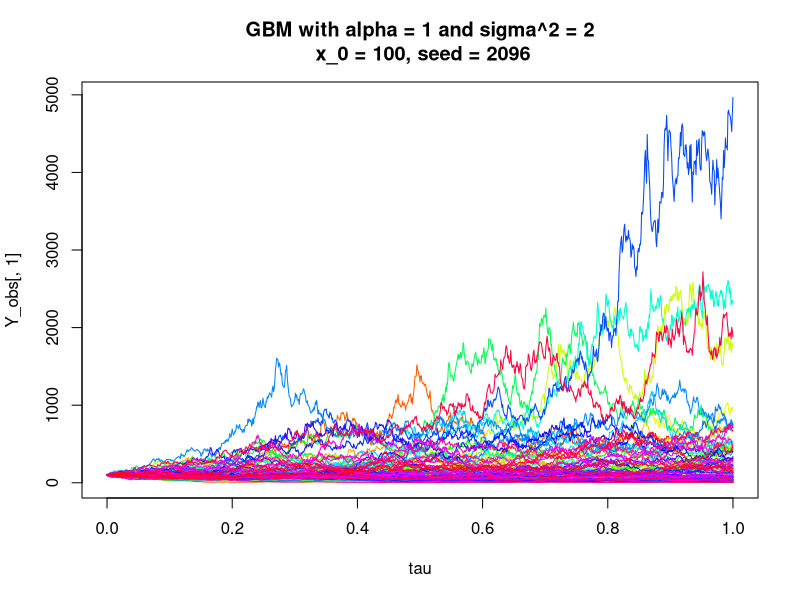
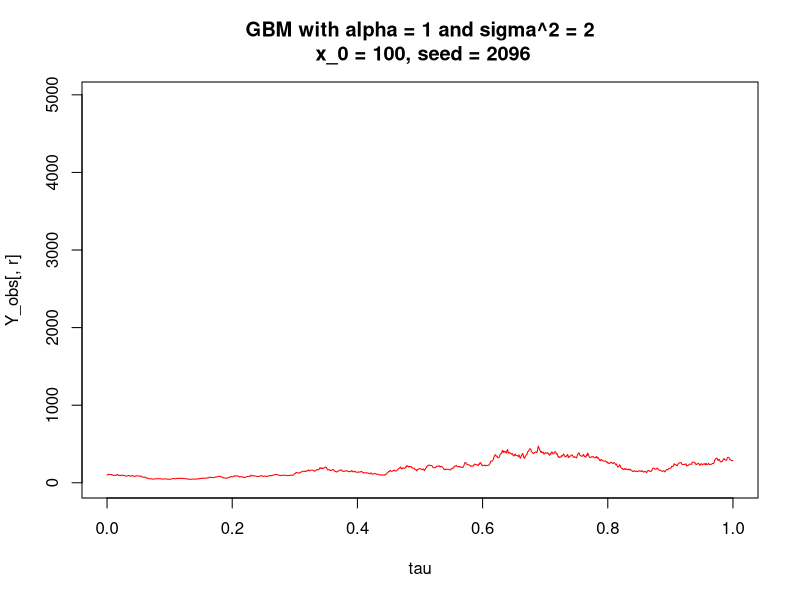
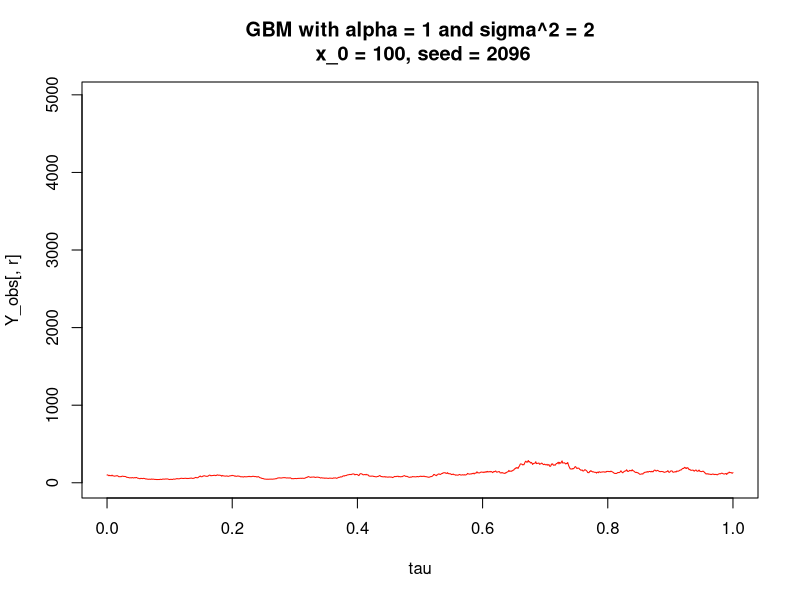
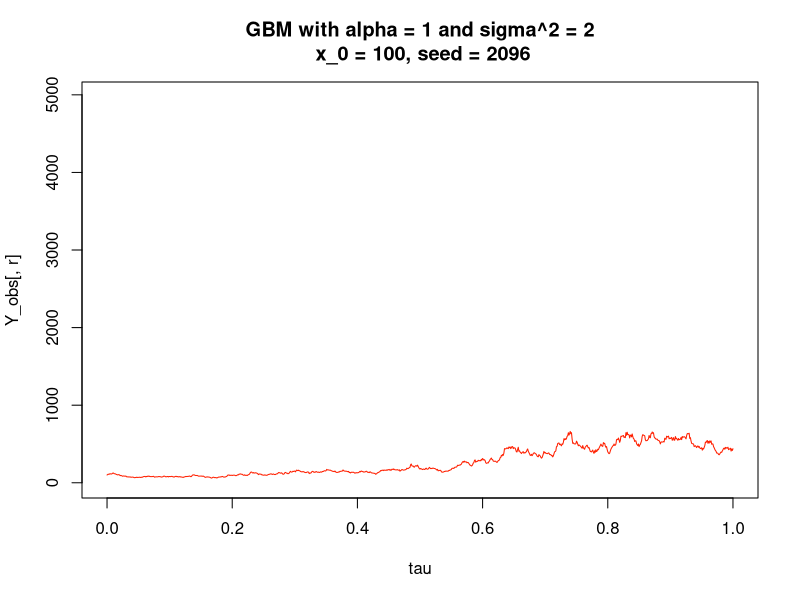
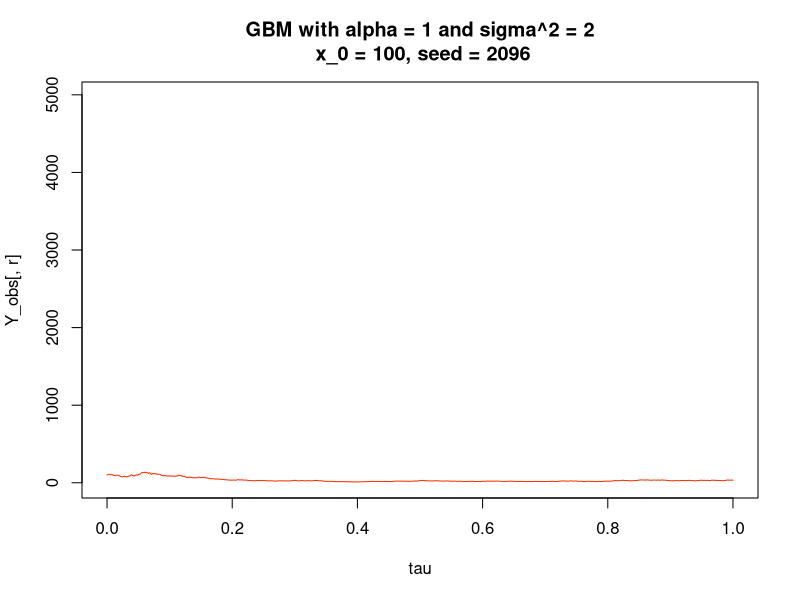
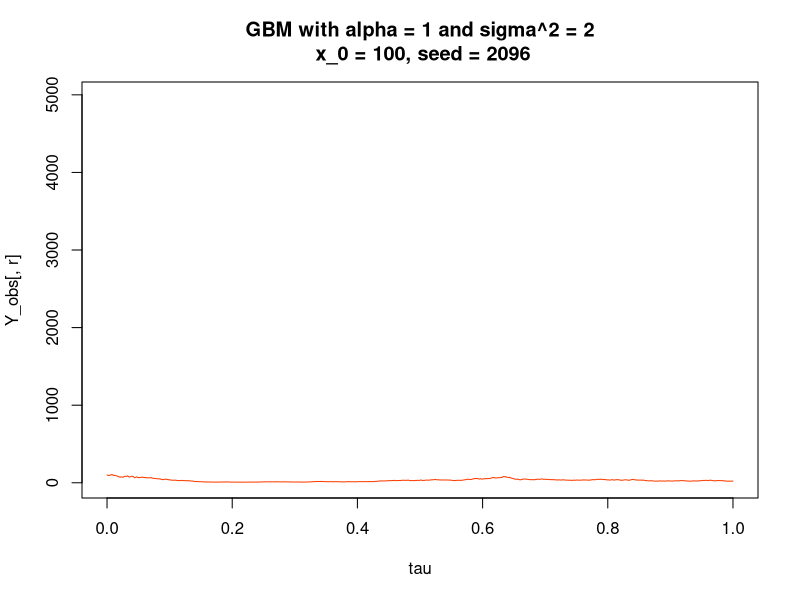
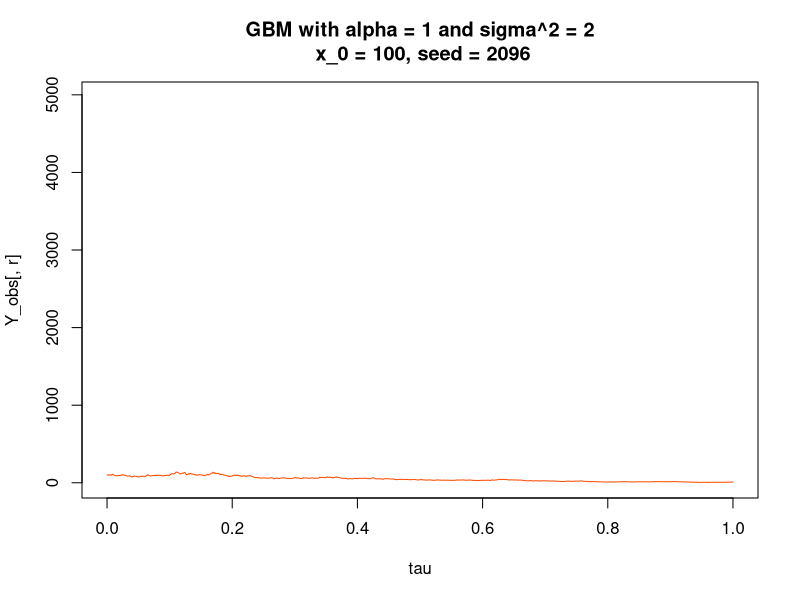
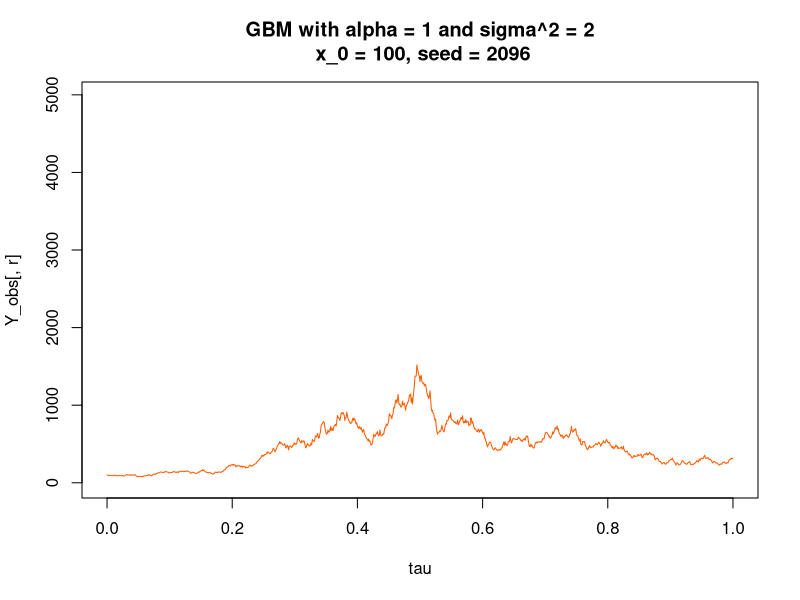

Here is the R script that generated these plots, in order: (Note: this script raises an error after producing the figures.)
# observation generation of a
#
# Geometric Brownian motion
#
#  which fulfills the SDE dX_t = alpha*X_t*dt + sigma*X_t*dB_t, X_0=x_0

theta <- matrix(c(c(1, 2), c(1, 0.25), c(5, 2)), ncol = 3)

set.seed(242)


for (k in 1:ncol(theta)){
  obs_seed <- sample(1:10^4,1)
  set.seed(obs_seed)
  N <- 100 # number of paths

  Time <- 1
  max_M <- 1000
  max_m <- 1
  x_0 <- 100

  delta_t <- Time / (max_M * max_m)
  tau <- seq(from = 0, to = Time, by = delta_t)
  true_theta <- theta[,k]

  Y_obs <- matrix(vector(mode = "numeric", length = length(tau)*N), nrow = length(tau))
  # simulate GBM using the fact that the multiplicative incremetns are log-normally distributed
  Y_obs[1,] <- x_0
  for ( i in 2:length(tau)){
    Y_obs[i,] <- rlnorm(length(Y_obs[i,]), mean = log( Y_obs[i-1,]) +
                         (true_theta[1] - 1/2 * true_theta[2]) * delta_t,
                       sd = sqrt(true_theta[2] * delta_t))
  }


  # seeds for the parameter estiamtion estimation
  estim_seeds <- sample(1:10^4,N)

  # save results
  output_folder <- paste('GBM_alpha_', true_theta[1], "_sigma_", true_theta[2], sep='')
  # data
  if(!dir.exists(output_folder))
  {
    dir.create(output_folder)
  }
  save(tau, Y_obs, obs_seed, true_theta, estim_seeds,
       file = paste(output_folder, '/',  "GBM_obs", '.data', sep=''))

  pdf(paste(output_folder, '/',  "GBM_obs", '.pdf', sep='') )
  plot_color <- rainbow(N)
  plot(tau, Y_obs[,1], type = 'l', col = plot_color[1], ylim = c(min(Y_obs), max(Y_obs)))
  title(paste("GBM with alpha = ", true_theta[1], " and sigma^2 = ", true_theta[2],
              "\n x_0 = ", x_0, ", seed = ", obs_seed, sep = ''))
  for(l in 2:N){
    lines(tau, Y_obs[,l], col = plot_color[l])
  }
  r = dev.off()


  # save plots of individual paths
  output_folder <- paste('GBM_alpha_', true_theta[1], "_sigma_", true_theta[2], sep='')
  # data
  if(!dir.exists(paste(output_folder, "/individual paths", sep='')))
  {
    dir.create(paste(output_folder, "/individual paths", sep=''))
  }
  for( r in 1:N){
    pdf(paste(output_folder, "/individual paths", '/',  "GBM_obs", r, '.pdf', sep='') )
    plot(tau, Y_obs[,r], type = 'l', col = plot_color[r], ylim = c(min(Y_obs), max(Y_obs)))
    title(paste("GBM with alpha = ", true_theta[1], " and sigma^2 = ", true_theta[2],
                "\n x_0 = ", x_0, ", seed = ", obs_seed, sep = ''))
    r = dev.off()
  }
}

